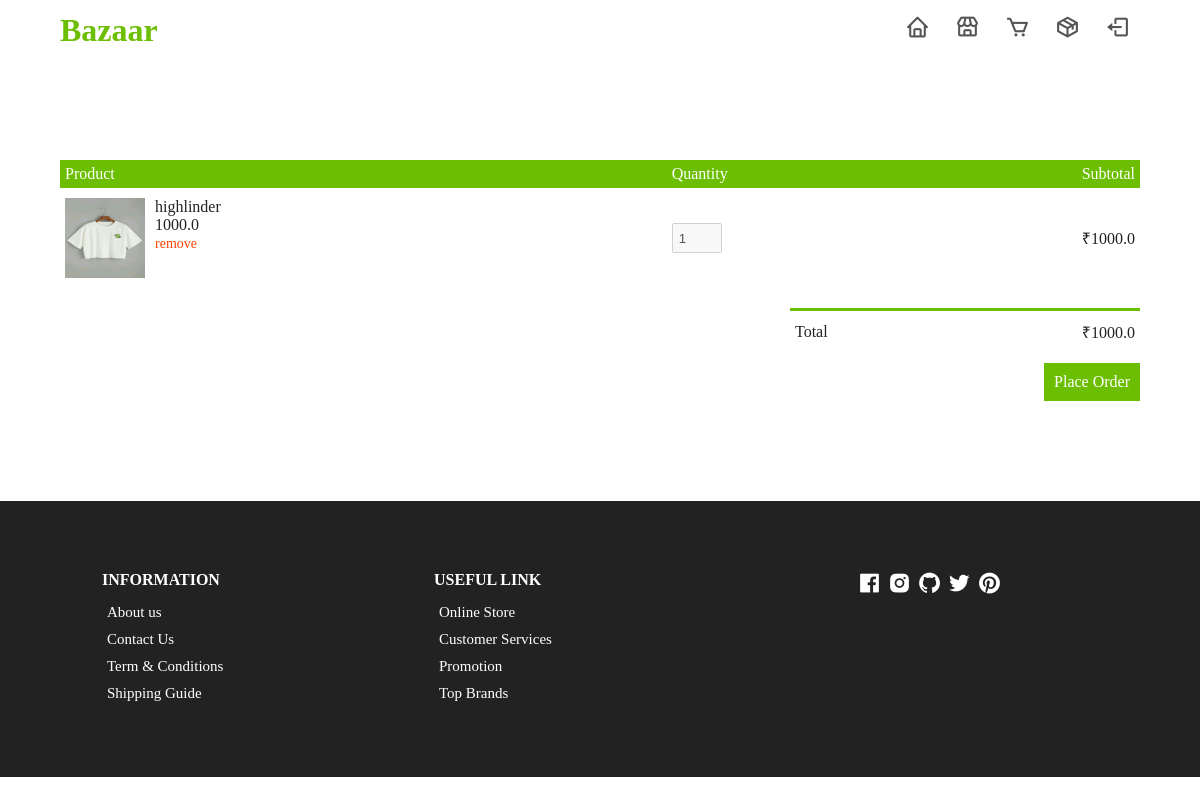
The app's page /cart/ (signed in) with its own data.
### orders/models.py (models this page shows)
class Cart(models.Model):
    product = models.ForeignKey(Product,related_name='carts',on_delete=models.SET_NULL,null=True)
    quantity = models.IntegerField(default=1)
    cart_onwer = models.ForeignKey(Customer, on_delete=models.SET_NULL,null=True)

### products/models.py (models this page shows, shortened)
class Product(models.Model):
    DELETE_CHOICES = ((0,'DELETE'),
                      (1,'LIVE'))
    CATEGORY_CHOICES = (('men','men'),
                        ('women','women'),
                        ('kid','kid'))
    title = models.CharField(max_length=200)
    price = models.FloatField()
    description = models.TextField()
    image = models.ImageField(upload_to='media/')
    priority = models.IntegerField(default=0)
    category = models.CharField(choices=CATEGORY_CHOICES,max_length=20,null=True,blank=True)
    qunatity = models.IntegerField(default=0)
    delete_status = models.IntegerField(choices=DELETE_CHOICES,default=1)
    created_at = models.DateTimeField(auto_now_add=True)
    updated_at = models.DateTimeField(auto_now=True)

### orders/views.py (the view)
# urls.py: path('cart/', views.show_cart, name='cart'),
def show_cart(request):
    user = request.user
    cart_obj = Cart.objects.filter(cart_onwer=user.customer_profile)
    return render(request,'cart.html',{'cart':cart_obj})

### orders/templatetags/multiply.py (called while the page is built)
@register.simple_tag(name='multiply')
def multiply(a,b):
    return a*b

### orders/templatetags/totalsum.py (called while the page is built)
@register.simple_tag(name='totalsum')
def totalsum(cart):
    total = 0
    for item in cart:
        total += item.quantity*item.product.price
    return total

### templates/cart.html (shortened to what this page needs)
{% extends 'base.html' %}
{% load static %}
{% load multiply %}
{% load totalsum %}
{% block content %}
<div class="container cart">
  {% if cart %}
    <table>
      <tr>
        <th>Product</th>
        <th>Quantity</th>
        <th>Subtotal</th>
      </tr>
      {% for item in cart %}
      <tr>
        <td>
          <div class="cart-info">
            <img src="{{ item.product.image.url }}" alt="" />
            <div>
              <p>{{ item.product.title }}</p>
              <span>{{ item.product.price }}</span> <br />
              <a href="{% url 'remove_item' item.id %}">remove</a>
            </div>
          </div>
        </td>
        <td><input type="number" disabled value="{{ item.quantity }}" min="1" /></td>
        <td>₹{% multiply item.product.price item.quantity %}</td>
      </tr>
      {% endfor %}
    </table>
    <div class="total-price">
      <table>
        <tr>
          <td>Total</td>
          <td>₹{% totalsum cart %}</td>
        </tr>
      </table>
      <a href="{% url 'place_orders' %}" class="checkout btn">Place Order</a>
    </div>
    {% else %}
    <p>Cart is empty</p>
    {% endif %}
  </div>
{% endblock %}

### static/css/styles.css (style rules this page uses)
:root { --white: #fff; --black: #222; --green: #6cbe02; --grey1: #f0f0f0; --grey2: #e9d7d3; }
*, *::before, *::after { margin: 0; padding: 0; box-sizing: inherit; }
html { box-sizing: border-box; font-size: 62.5%; }
body { font-size: 1.6rem; background-color: var(--white); color: var(--black); font-weight: 400; font-style: normal; }
a { text-decoration: none; color: var(--green); }
.container { max-width: 114rem; margin: 0 auto; padding: 0 3rem; }
.cart { margin: 10rem auto; }
table { width: 100%; border-collapse: collapse; }
.cart-info { display: flex; flex-wrap: wrap; }
th { text-align: left; padding: 0.5rem; color: #fff; background-color: var(--green); font-weight: normal; }
td { padding: 1rem 0.5rem; }
td input { width: 5rem; height: 3rem; padding: 0.5rem; }
td a { color: orangered; font-size: 1.4rem; }
td img { width: 8rem; height: 8rem; margin-right: 1rem; }
.total-price { display: flex; align-items: flex-end; flex-direction: column; margin-top: 2rem; }
.total-price table { border-top: 3px solid var(--green); width: 100%; max-width: 35rem; }
td:last-child { text-align: right; }
th:last-child { text-align: right; }
.checkout { display: inline-block; background-color: var(--green); color: white; padding: 1rem; margin-top: 1rem; }

### records on screen
Cart: product.image (picture), product "highlinder", product.price "1000.0", quantity "1", product+quantity "1000.0", quantity+product "1000.0"
